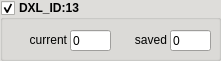
  <widget class="QGroupBox" name="Group_ID13">
   <property name="geometry">
    <rect>
     <x>400</x>
     <y>210</y>
     <width>221</width>
     <height>61</height>
    </rect>
   </property>
   <property name="palette">
    <palette>
     <active>
      <colorrole role="Button">
       <brush brushstyle="SolidPattern">
        <color alpha="255">
         <red>247</red>
         <green>247</green>
         <blue>247</blue>
        </color>
       </brush>
      </colorrole>
      <colorrole role="Light">
       <brush brushstyle="SolidPattern">
        <color alpha="255">
         <red>255</red>
         <green>255</green>
         <blue>220</blue>
        </color>
       </brush>
      </colorrole>
      <colorrole role="BrightText">
       <brush brushstyle="SolidPattern">
        <color alpha="255">
         <red>119</red>
         <green>118</green>
         <blue>123</blue>
        </color>
       </brush>
      </colorrole>
      <colorrole role="Base">
       <brush brushstyle="SolidPattern">
        <color alpha="255">
         <red>255</red>
         <green>255</green>
         <blue>255</blue>
        </color>
       </brush>
      </colorrole>
      <colorrole role="Window">
       <brush brushstyle="SolidPattern">
        <color alpha="255">
         <red>222</red>
         <green>221</green>
         <blue>218</blue>
        </color>
       </brush>
      </colorrole>
      <colorrole role="AlternateBase">
       <brush brushstyle="SolidPattern">
        <color alpha="255">
         <red>247</red>
         <green>247</green>
         <blue>247</blue>
        </color>
       </brush>
      </colorrole>
      <colorrole role="ToolTipBase">
       <brush brushstyle="SolidPattern">
        <color alpha="255">
         <red>255</red>
         <green>255</green>
         <blue>220</blue>
        </color>
       </brush>
      </colorrole>
      <colorrole role="PlaceholderText">
       <brush brushstyle="SolidPattern">
        <color alpha="128">
         <red>0</red>
         <green>0</green>
         <blue>0</blue>
        </color>
       </brush>
      </colorrole>
     </active>
     <inactive>
      <colorrole role="Button">
       <brush brushstyle="SolidPattern">
        <color alpha="255">
         <red>247</red>
         <green>247</green>
         <blue>247</blue>
        </color>
       </brush>
      </colorrole>
      <colorrole role="Light">
       <brush brushstyle="SolidPattern">
        <color alpha="255">
         <red>255</red>
         <green>255</green>
         <blue>220</blue>
        </color>
       </brush>
      </colorrole>
      <colorrole role="BrightText">
       <brush brushstyle="SolidPattern">
        <color alpha="255">
         <red>119</red>
         <green>118</green>
         <blue>123</blue>
        </color>
       </brush>
      </colorrole>
      <colorrole role="Base">
       <brush brushstyle="SolidPattern">
        <color alpha="255">
         <red>255</red>
         <green>255</green>
         <blue>255</blue>
        </color>
       </brush>
      </colorrole>
      <colorrole role="Window">
       <brush brushstyle="SolidPattern">
        <color alpha="255">
         <red>222</red>
         <green>221</green>
         <blue>218</blue>
        </color>
       </brush>
      </colorrole>
      <colorrole role="AlternateBase">
       <brush brushstyle="SolidPattern">
        <color alpha="255">
         <red>247</red>
         <green>247</green>
         <blue>247</blue>
        </color>
       </brush>
      </colorrole>
      <colorrole role="ToolTipBase">
       <brush brushstyle="SolidPattern">
        <color alpha="255">
         <red>255</red>
         <green>255</green>
         <blue>220</blue>
        </color>
       </brush>
      </colorrole>
      <colorrole role="PlaceholderText">
       <brush brushstyle="SolidPattern">
        <color alpha="128">
         <red>0</red>
         <green>0</green>
         <blue>0</blue>
        </color>
       </brush>
      </colorrole>
     </inactive>
     <disabled>
      <colorrole role="Button">
       <brush brushstyle="SolidPattern">
        <color alpha="255">
         <red>247</red>
         <green>247</green>
         <blue>247</blue>
        </color>
       </brush>
      </colorrole>
      <colorrole role="Light">
       <brush brushstyle="SolidPattern">
        <color alpha="255">
         <red>255</red>
         <green>255</green>
         <blue>220</blue>
        </color>
       </brush>
      </colorrole>
      <colorrole role="BrightText">
       <brush brushstyle="SolidPattern">
        <color alpha="255">
         <red>119</red>
         <green>118</green>
         <blue>123</blue>
        </color>
       </brush>
      </colorrole>
      <colorrole role="Base">
       <brush brushstyle="SolidPattern">
        <color alpha="255">
         <red>222</red>
         <green>221</green>
         <blue>218</blue>
        </color>
       </brush>
      </colorrole>
      <colorrole role="Window">
       <brush brushstyle="SolidPattern">
        <color alpha="255">
         <red>222</red>
         <green>221</green>
         <blue>218</blue>
        </color>
       </brush>
      </colorrole>
      <colorrole role="AlternateBase">
       <brush brushstyle="SolidPattern">
        <color alpha="255">
         <red>247</red>
         <green>247</green>
         <blue>247</blue>
        </color>
       </brush>
      </colorrole>
      <colorrole role="ToolTipBase">
       <brush brushstyle="SolidPattern">
        <color alpha="255">
         <red>255</red>
         <green>255</green>
         <blue>220</blue>
        </color>
       </brush>
      </colorrole>
      <colorrole role="PlaceholderText">
       <brush brushstyle="SolidPattern">
        <color alpha="128">
         <red>0</red>
         <green>0</green>
         <blue>0</blue>
        </color>
       </brush>
      </colorrole>
     </disabled>
    </palette>
   </property>
   <property name="font">
    <font>
     <weight>75</weight>
     <bold>true</bold>
    </font>
   </property>
   <property name="autoFillBackground">
    <bool>true</bool>
   </property>
   <property name="title">
    <string>DXL_ID:13</string>
   </property>
   <property name="checkable">
    <bool>true</bool>
   </property>
   <widget class="QLabel" name="label_8">
    <property name="geometry">
     <rect>
      <x>100</x>
      <y>30</y>
      <width>67</width>
      <height>20</height>
     </rect>
    </property>
    <property name="font">
     <font>
      <weight>50</weight>
      <bold>false</bold>
     </font>
    </property>
    <property name="text">
     <string>saved</string>
    </property>
    <property name="alignment">
     <set>Qt::AlignRight|Qt::AlignTrailing|Qt::AlignVCenter</set>
    </property>
    <property name="margin">
     <number>2</number>
    </property>
   </widget>
   <widget class="QLabel" name="label_7">
    <property name="geometry">
     <rect>
      <x>0</x>
      <y>30</y>
      <width>67</width>
      <height>20</height>
     </rect>
    </property>
    <property name="font">
     <font>
      <weight>50</weight>
      <bold>false</bold>
     </font>
    </property>
    <property name="text">
     <string>current</string>
    </property>
    <property name="alignment">
     <set>Qt::AlignRight|Qt::AlignTrailing|Qt::AlignVCenter</set>
    </property>
    <property name="margin">
     <number>2</number>
    </property>
   </widget>
   <widget class="QLineEdit" name="lineEdit_ID13_saved">
    <property name="geometry">
     <rect>
      <x>170</x>
      <y>30</y>
      <width>41</width>
      <height>21</height>
     </rect>
    </property>
    <property name="font">
     <font>
      <weight>50</weight>
      <bold>false</bold>
     </font>
    </property>
    <property name="text">
     <string>0</string>
    </property>
   </widget>
   <widget class="QLineEdit" name="lineEdit_ID13_current">
    <property name="geometry">
     <rect>
      <x>70</x>
      <y>30</y>
      <width>41</width>
      <height>21</height>
     </rect>
    </property>
    <property name="font">
     <font>
      <weight>50</weight>
      <bold>false</bold>
     </font>
    </property>
    <property name="text">
     <string>0</string>
    </property>
   </widget>
  </widget>
